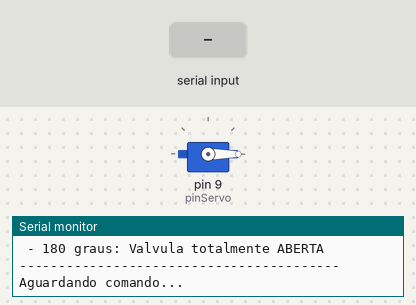
A sketch run on a simulated Arduino Uno, built with avr-gcc and run on an emulated ATmega328P. Parts: servo, the last lines printed to the serial monitor. Inputs (shaded band) come from the test bench.

Above: at 2.4 s.
2.5 s: "90,45\n" received over Serial
At 3.2 s:
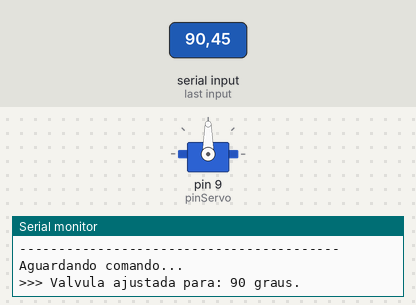
4.0 s: "30,150\n" received over Serial
At 4.4 s:
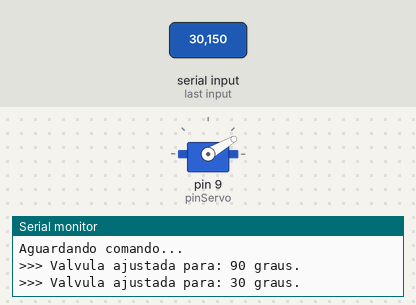
5.5 s: "90\n" received over Serial
At 6.7 s:
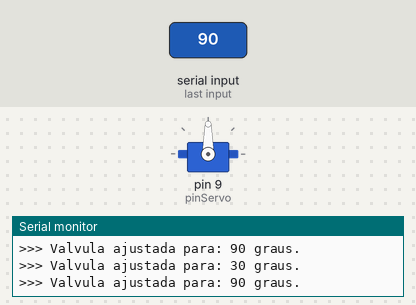
Timing chart, 0 to 8.5 s (numbered marks = the images above; inputs shaded):
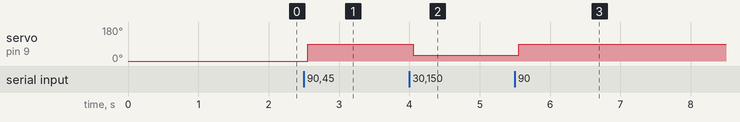

The sketch:

teste2.ino
```cpp
#include <Servo.h>
#define pinServo 9

Servo servo1;
int grau = 0;

void setup() {
  servo1.attach(pinServo);
  Serial.begin(9600);
  servo1.write(0); // Inicia com a válvula fechada (0 graus)
  delay(1000);

  // --- INTERFACE DO MONITOR SERIAL ---
  Serial.println("=========================================");
  Serial.println("    SISTEMA DE CONTROLE DE PRESSAO DE AGUA");
  Serial.println("=========================================");
  Serial.println("Instrucoes:");
  Serial.println("Digite o angulo desejado (0 a 180).");
  Serial.println(" - 0   graus: Valvula totalmente FECHADA");
  Serial.println(" - 180 graus: Valvula totalmente ABERTA");
  Serial.println("-----------------------------------------");
  Serial.println("Aguardando comando...");
  Serial.println("");
}

void loop() {
  // Verifica se há algum dado sendo enviado pelo Monitor Serial
  if (Serial.available() > 0) {

    // Lê o número inteiro que o usuário digitou
    int entrada = Serial.parseInt();

    // Pequeno atraso para o Arduino ler tudo e limpa qualquer "Enter" acidental do buffer
    delay(50);
    while(Serial.available() > 0) {
      Serial.read();
    }

    // Verifica se o valor digitado está dentro do limite seguro do servo (0 a 180)
    if (entrada >= 0 && entrada <= 180) {
      grau = entrada;
      servo1.write(grau); // Move o servo para o ângulo digitado

      // Feedback na tela do Monitor Serial
      Serial.print(">>> Valvula ajustada para: ");
      Serial.print(grau);
      Serial.println(" graus.");

    } else {
      // Caso o usuário digite 200, 300, ou um valor negativo
      Serial.println("ERRO: Valor invalido! Por favor, use apenas numeros entre 0 e 180.");
      Serial.println("-----------------------------------------");
    }
  }
}
```

Measured:
- after the input at 2.5 s, servo on pin 9 (pinServo): 0° → 90° after 0.05 s
- after the input at 4.0 s, servo on pin 9 (pinServo): 90° → 30° after 0.05 s
- after the input at 5.5 s, servo on pin 9 (pinServo): 30° → 90° after 0.05 s
